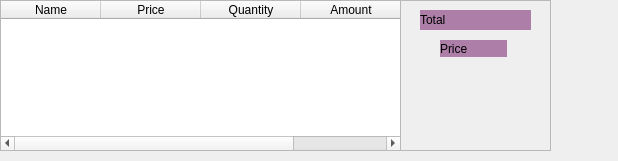
<?xml version="1.0" encoding="UTF-8"?>
<ui version="4.0">
 <class>OrderList</class>
 <widget class="QWidget" name="OrderList">
  <property name="geometry">
   <rect>
    <x>0</x>
    <y>0</y>
    <width>618</width>
    <height>161</height>
   </rect>
  </property>
  <property name="windowTitle">
   <string>Form</string>
  </property>
  <widget class="QFrame" name="frame">
   <property name="geometry">
    <rect>
     <x>0</x>
     <y>0</y>
     <width>551</width>
     <height>151</height>
    </rect>
   </property>
   <property name="frameShape">
    <enum>QFrame::StyledPanel</enum>
   </property>
   <property name="frameShadow">
    <enum>QFrame::Raised</enum>
   </property>
   <widget class="QTableWidget" name="orderTable">
    <property name="geometry">
     <rect>
      <x>0</x>
      <y>0</y>
      <width>401</width>
      <height>151</height>
     </rect>
    </property>
    <column>
     <property name="text">
      <string>Name</string>
     </property>
    </column>
    <column>
     <property name="text">
      <string>Price</string>
     </property>
    </column>
    <column>
     <property name="text">
      <string>Quantity</string>
     </property>
    </column>
    <column>
     <property name="text">
      <string>Amount</string>
     </property>
    </column>
   </widget>
   <widget class="QLabel" name="text_1">
    <property name="geometry">
     <rect>
      <x>420</x>
      <y>10</y>
      <width>111</width>
      <height>20</height>
     </rect>
    </property>
    <property name="styleSheet">
     <string notr="true">background-color: rgb(173, 127, 168);</string>
    </property>
    <property name="text">
     <string>Total</string>
    </property>
   </widget>
   <widget class="QLabel" name="priceBox">
    <property name="geometry">
     <rect>
      <x>440</x>
      <y>40</y>
      <width>67</width>
      <height>17</height>
     </rect>
    </property>
    <property name="styleSheet">
     <string notr="true">background-color: rgb(173, 127, 168);</string>
    </property>
    <property name="text">
     <string>Price</string>
    </property>
   </widget>
   <widget class="QLabel" name="debugbox">
    <property name="geometry">
     <rect>
      <x>440</x>
      <y>100</y>
      <width>67</width>
      <height>17</height>
     </rect>
    </property>
    <property name="text">
     <string/>
    </property>
   </widget>
  </widget>
 </widget>
 <resources/>
 <connections/>
</ui>
